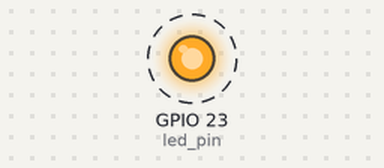
A sketch run on a simulated ESP32. Parts: output pins drawn as LEDs (lit = HIGH). Dashed ring = blinking.

Above: at 0.2 s.
Timing chart, 0 to 3.0 s (numbered marks = the images above):
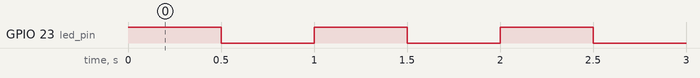

The sketch:

ejemplo1.ino
```cpp
// Use only core 1 for demo purposes
#if CONFIG_FREERTOS_UNICORE
static const BaseType_t app_cpu = 0;
#else
static const BaseType_t app_cpu = 1;
#endif

// LED rates
#define rate_1 500

// Pins
#define led_pin 23

// Our Task: blink a LED at one rate
void toggleLED_1(void *parameter){
  while (1) {
    digitalWrite(led_pin, HIGH);
    vTaskDelay(rate_1 / portTICK_PERIOD_MS);
    digitalWrite(led_pin, LOW);
    vTaskDelay(rate_1 / portTICK_PERIOD_MS);
  }
}


void setup(){
  //Configure pin
  pinMode(led_pin, OUTPUT);

  // task to run forever
  xTaskCreatePinnedToCore(
    toggleLED_1,            // Función a llamar
    "Toggle 1",             // Noombre de la tarea
    1024,                   // Tamaño del Stack
    NULL,                   // Parámetros a pasar
    1,                      // Prioridad de tarea
    NULL,                   // Manejador de la tarea
    app_cpu);               // Core en el que se va a manejar

}

void loop(){}
```

Measured:
- by itself, GPIO 23 (led_pin): alternates HIGH for 0.50 s and LOW for 0.50 s
